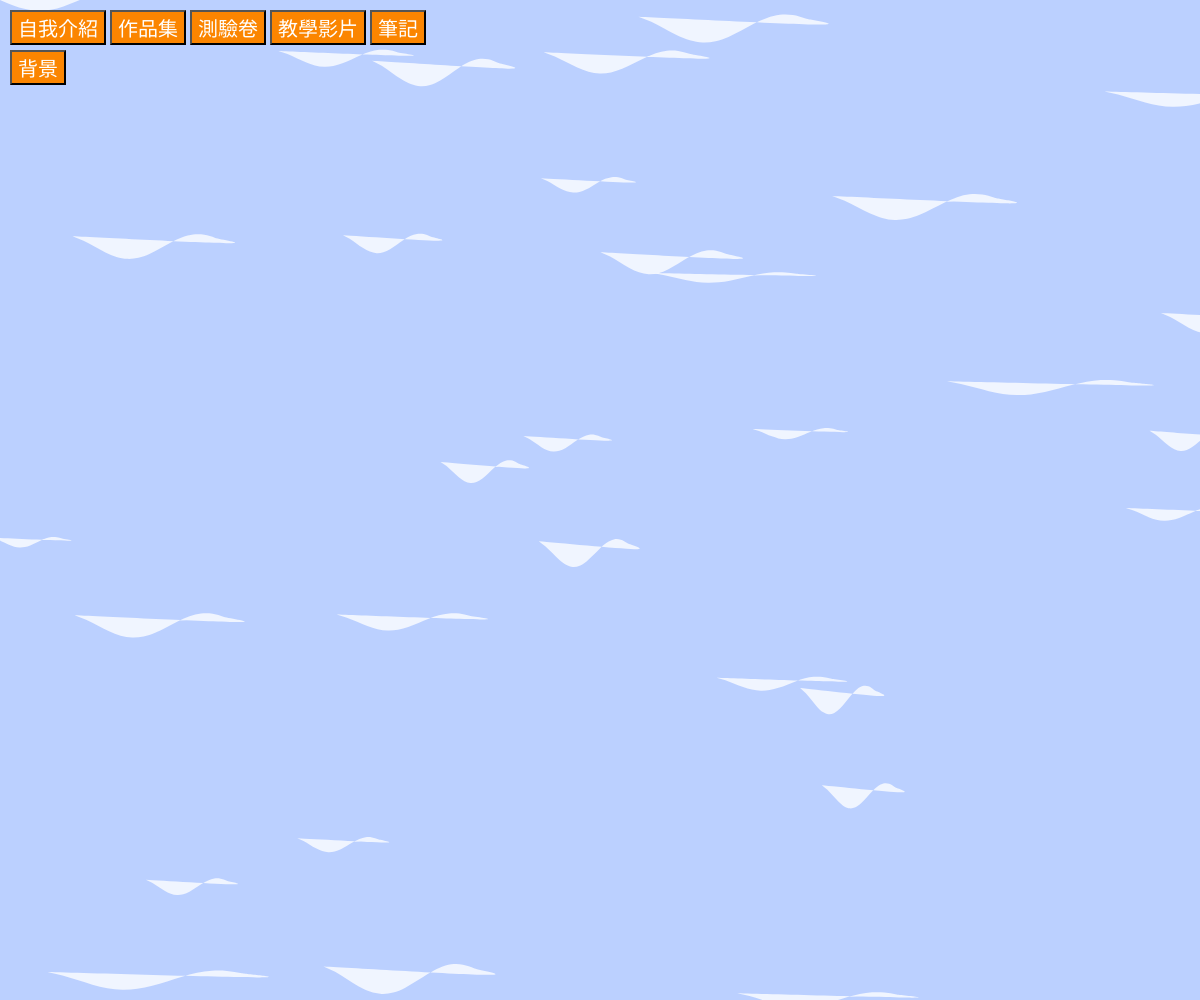
Frame 1 (no input)
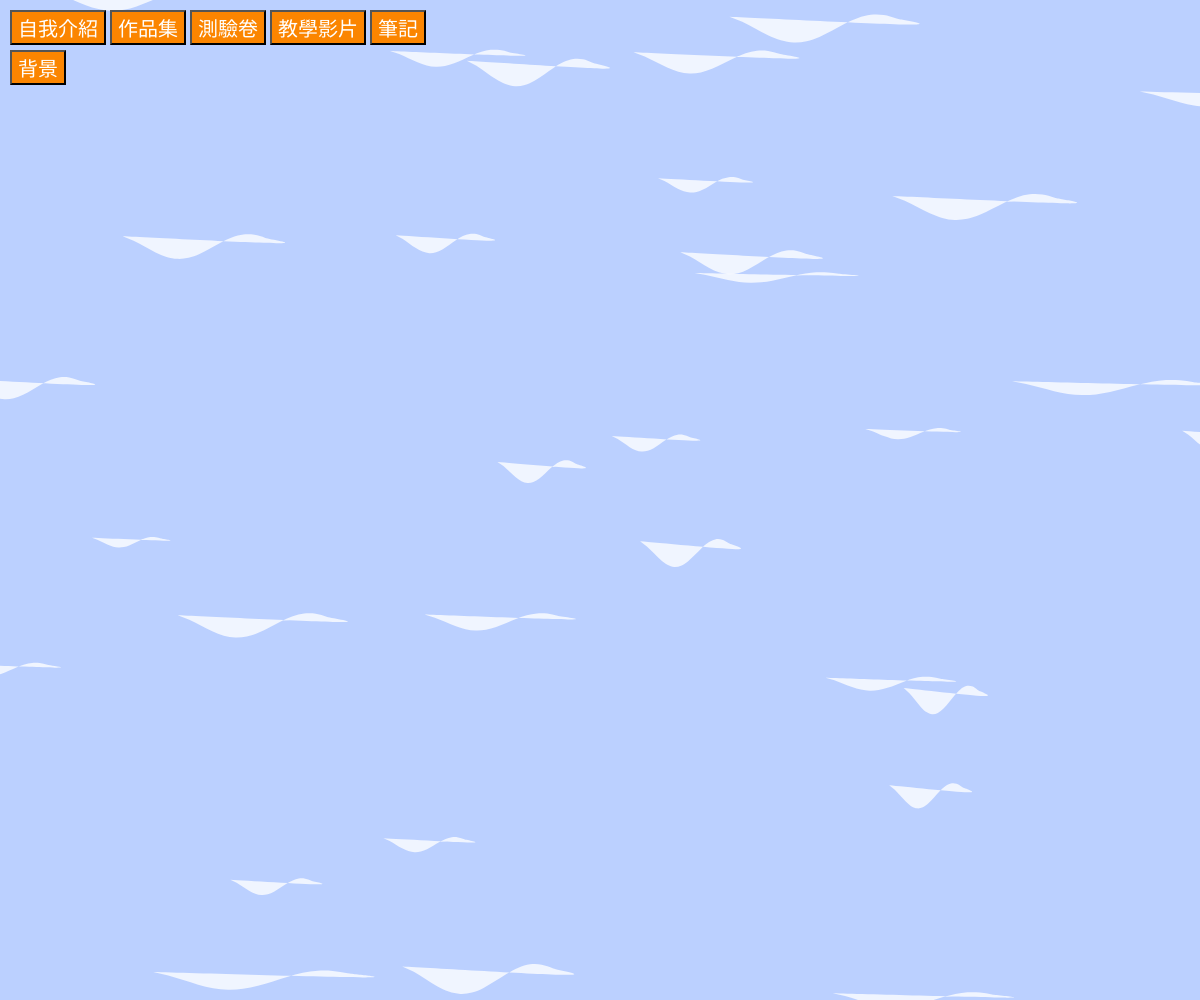
Frame 60 (no input)
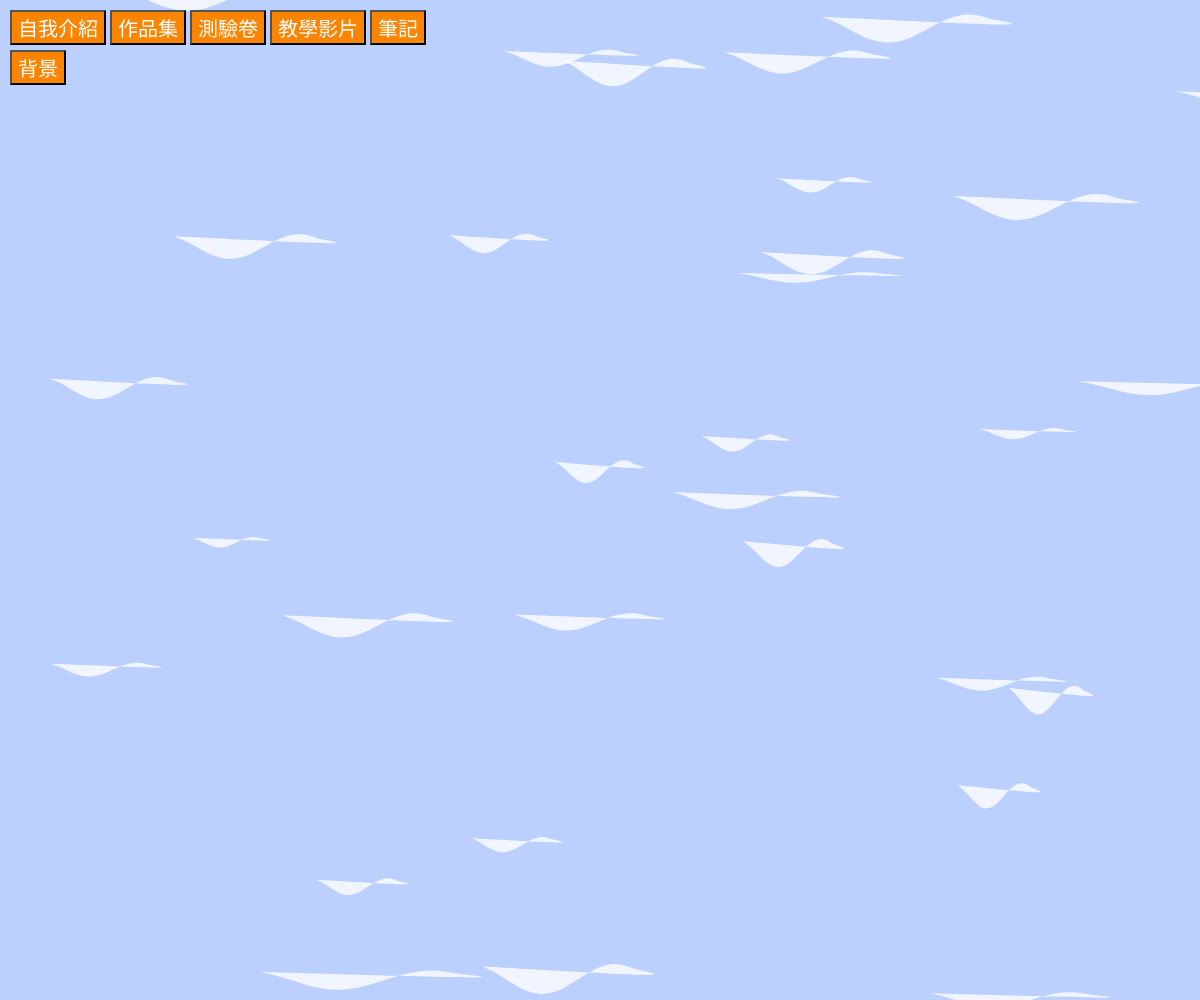
Frame 120 (the mouse pressed at the canvas centre since frame 60)

The p5.js sketch that drew these frames (run headless with seeded random() and noise() and a simulated clock; from frame 60 on, the mouse is pressed at the canvas centre):

// p5.js sketch
// ── sketch.js
let iframe; // 用於嵌入網頁的 iframe
let clouds = []; // 儲存雲朵的資料
let subMenuButtons = []; // 儲存子選單按鈕

function setup() {
  createCanvas(windowWidth, windowHeight);

  // 初始化雲朵
  for (let i = 0; i < 30; i++) {
    clouds.push({
      x: random(width), // 雲朵的初始 x 座標
      y: random(height), // 雲朵的初始 y 座標（分布在整個視窗）
      size: random(50, 150), // 雲朵的大小
      speed: random(0.5, 2), // 雲朵的移動速度
      curve: random(5, 15), // 雲朵的彎曲程度
    });
  }

  // 動態生成主選單按鈕
  createMenuButton("自我介紹", "https://emily784.github.io/20250324-2/", 10);
  createHoverMenuButton("作品集", 110, [
    { label: "作品一", url: "https://emily784.github.io/20250303-2/" },
    { label: "作品二", url: "https://emily784.github.io/20250317-1/" },
    { label: "作品三", url: "https://emily784.github.io/20250324-6/" },
  ]);
  createMenuButton("測驗卷", "https://emily784.github.io/20250310/", 190); // 調整位置
  createMenuButton("教學影片", "https://cfchen58.synology.me/%E7%A8%8B%E5%BC%8F%E8%A8%AD%E8%A8%882024/B2/week5/20250317_103952.mp4", 270);
  createHoverMenuButton("筆記", 370, [
    { label: "作品一", url: "https://hackmd.io/@yayun/r1JyfcL01e" }, // 嵌入的目標 URL
    { label: "作品二", url: "https://hackmd.io/@yayun/ryRyBoI01l" },
    { label: "作品三", url: "https://hackmd.io/@yayun/BySGKjIRJg" }, // 更新作品三選項的 URL
    { label: "測驗卷", url: "https://hackmd.io/@yayun/HkKYyiUAke" }, // 測驗卷選項
    { label: "期中作品", url: "https://hackmd.io/@yayun/Hk7nynICkg" }, // 期中作品選項
  ]);

  // 新增背景按鈕
  createBackgroundButton();
}

function createMenuButton(label, url, xPosition) {
  let button = createButton(label);
  button.position(xPosition, 10);
  button.style("font-size", "20px");
  button.style("background-color", "#fb8500"); // 設定按鈕背景顏色
  button.style("color", "#ffffff"); // 設定文字顏色
  button.mousePressed(() => {
    if (label === "自我介紹") {
      // 如果按下的是「自我介紹」，顯示卡牌翻轉效果
      if (iframe) iframe.remove(); // 移除現有的 iframe

      // 建立卡牌容器
      let cardContainer = createDiv();
      cardContainer.style("width", "400px");
      cardContainer.style("height", "200px");
      cardContainer.style("position", "absolute");
      cardContainer.style("top", `${(windowHeight - 200) / 2}px`);
      cardContainer.style("left", `${(windowWidth - 400) / 2}px`);
      cardContainer.style("perspective", "1000px"); // 設定 3D 透視效果

      // 建立卡牌
      let card = createDiv();
      card.parent(cardContainer);
      card.style("width", "100%");
      card.style("height", "100%");
      card.style("position", "relative");
      card.style("transform-style", "preserve-3d");
      card.style("transition", "transform 0.8s"); // 設定翻轉動畫時間

      // 卡牌的正面
      let front = createDiv("點擊卡牌查看自我介紹");
      front.parent(card);
      front.style("width", "100%");
      front.style("height", "100%");
      front.style("background-color", "#007BFF");
      front.style("color", "#ffffff");
      front.style("display", "flex");
      front.style("align-items", "center");
      front.style("justify-content", "center");
      front.style("font-size", "20px");
      front.style("position", "absolute");
      front.style("backface-visibility", "hidden"); // 隱藏背面

      // 卡牌的背面
      let back = createDiv("大家好，我是蔡雅雲，我平常喜歡追劇、吃美食和睡覺，最喜歡的顏色為藍色，特別喜歡吃抹茶相關食物，例如:抹茶冰淇淋");
      back.parent(card);
      back.style("width", "100%");
      back.style("height", "100%");
      back.style("background-color", "#fb8500");
      back.style("color", "#ffffff");
      back.style("display", "flex");
      back.style("align-items", "center");
      back.style("justify-content", "center");
      back.style("font-size", "16px");
      back.style("position", "absolute");
      back.style("transform", "rotateY(180deg)"); // 背面旋轉 180 度
      back.style("backface-visibility", "hidden"); // 隱藏背面

      // 點擊卡牌觸發翻轉
      cardContainer.mousePressed(() => {
        let isFlipped = card.style("transform") === "rotateY(180deg)";
        card.style("transform", isFlipped ? "rotateY(0deg)" : "rotateY(180deg)");
      });

      iframe = cardContainer; // 將卡牌容器存入 iframe 變數
    } else {
      // 如果按下的是其他選單，顯示 iframe
      if (iframe) iframe.remove(); // 移除現有的 iframe
      iframe = createElement("iframe");
      iframe.attribute("src", url);

      // 設定 iframe 的大小為較大的視窗
      let iframeWidth = 1000; // 增加寬度
      let iframeHeight = 600;

      // 設定 iframe 的位置為視窗正中央
      iframe.position((windowWidth - iframeWidth) / 2, (windowHeight - iframeHeight) / 2);
      iframe.size(iframeWidth, iframeHeight);
      iframe.style("border", "none");
    }
  });
}

function createHoverMenuButton(label, xPosition, subItems) {
  let button = createButton(label);
  button.position(xPosition, 10);
  button.style("font-size", "20px");
  button.style("background-color", "#fb8500"); // 設定按鈕背景顏色
  button.style("color", "#ffffff"); // 設定文字顏色

  let isMouseOverMenu = false; // 用於追蹤滑鼠是否在主按鈕或子選單上

  // 當滑鼠移到主按鈕時顯示子選單
  button.mouseOver(() => {
    isMouseOverMenu = true;
    hideSubMenu(); // 隱藏其他子選單
    let yOffset = 40; // 子按鈕的垂直偏移
    subItems.forEach((item, index) => {
      let subButton = createButton(item.label);
      subButton.position(xPosition, 10 + yOffset * (index + 1));
      subButton.style("font-size", "16px");
      subButton.style("background-color", "#fb8500"); // 設定子按鈕背景顏色
      subButton.style("color", "#ffffff"); // 設定子按鈕文字顏色
      subButton.mousePressed(() => {
        if (iframe) iframe.remove(); // 移除現有的 iframe
        iframe = createElement("iframe");
        iframe.attribute("src", item.url);

        // 設定 iframe 的大小為較大的視窗
        let iframeWidth = 1000; // 增加寬度
        let iframeHeight = 600;

        // 設定 iframe 的位置為視窗正中央
        iframe.position((windowWidth - iframeWidth) / 2, (windowHeight - iframeHeight) / 2);
        iframe.size(iframeWidth, iframeHeight);
        iframe.style("border", "none");
      });

      // 當滑鼠移到子按鈕時，保持子選單顯示
      subButton.mouseOver(() => {
        isMouseOverMenu = true;
      });

      // 當滑鼠移出子按鈕時，檢查是否需要隱藏子選單
      subButton.mouseOut(() => {
        isMouseOverMenu = false;
        setTimeout(() => {
          if (!isMouseOverMenu) hideSubMenu();
        }, 300);
      });

      subMenuButtons.push(subButton); // 將子按鈕加入子選單陣列
    });
  });

  // 當滑鼠移出主按鈕時，檢查是否需要隱藏子選單
  button.mouseOut(() => {
    isMouseOverMenu = false;
    setTimeout(() => {
      if (!isMouseOverMenu) hideSubMenu();
    }, 300);
  });
}

function createBackgroundButton() {
  let button = createButton("背景");
  button.position(10, 50); // 設定按鈕位置
  button.style("font-size", "20px");
  button.style("background-color", "#fb8500"); // 設定按鈕背景顏色
  button.style("color", "#ffffff"); // 設定文字顏色
  button.mousePressed(() => {
    if (iframe) {
      iframe.remove(); // 移除現有的 iframe
      iframe = null; // 清空 iframe 變數
    }
  });
}

function hideSubMenu() {
  subMenuButtons.forEach((btn) => btn.remove()); // 移除所有子按鈕
  subMenuButtons = []; // 清空子選單陣列
}

function mouseMoved() {
  // 當滑鼠移動時，新增一個雲朵
  clouds.push({
    x: mouseX, // 雲朵的 x 座標為滑鼠的 x 座標
    y: mouseY, // 雲朵的 y 座標為滑鼠的 y 座標
    size: random(50, 150), // 雲朵的大小
    speed: random(0.5, 2), // 雲朵的移動速度
    curve: random(5, 15), // 雲朵的彎曲程度
  });

  // 限制雲朵的數量，避免過多
  if (clouds.length > 100) {
    clouds.shift(); // 移除最早的雲朵
  }
}

function draw() {
  background("#bbd0ff");

  // 繪製並移動雲朵
  noStroke();
  fill(255, 255, 255, 200); // 雲朵顏色（白色，帶透明度）
  for (let cloud of clouds) {
    beginShape();
    for (let i = -2; i <= 12; i++) { // 增加控制點範圍，讓雲朵更圓滑
      let offsetX = cloud.x + (i * cloud.size) / 10;
      let offsetY = cloud.y + sin(i * 0.5) * cloud.curve; // 使用正弦函數讓雲朵彎曲
      curveVertex(offsetX, offsetY);
    }
    endShape(CLOSE);

    cloud.x += cloud.speed; // 雲朵向右移動
    if (cloud.x - cloud.size / 2 > width) {
      // 如果雲朵超出畫布右側，從左側重新出現
      cloud.x = -cloud.size / 2;
      cloud.y = random(height); // 隨機新的 y 座標（分布在整個視窗）
    }
  }
}
